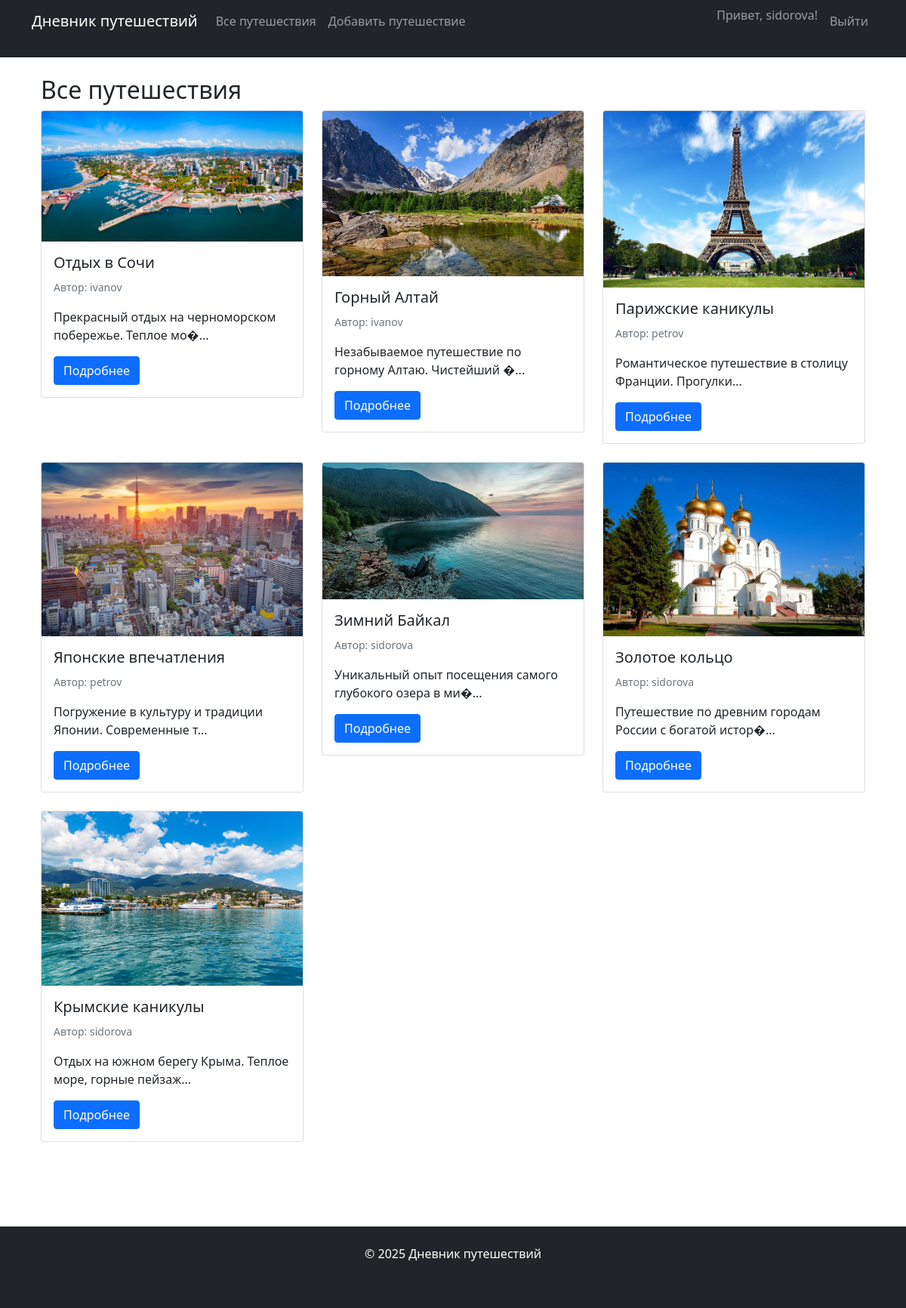
The app's page /view_trips.php (signed in) with its own data.
### tables this page shows
CREATE TABLE `trips` (
  `id` int(11) NOT NULL,
  `user_id` int(11) NOT NULL,
  `title` varchar(100) NOT NULL,
  `location` varchar(100) NOT NULL,
  `latitude` decimal(10,8) DEFAULT NULL,
  `longitude` decimal(11,8) DEFAULT NULL,
  `description` text NOT NULL,
  `cost` decimal(10,2) DEFAULT NULL,
  `heritage_sites` text DEFAULT NULL,
  `visit_places` text DEFAULT NULL,
  `comfort_rating` int(11) DEFAULT NULL,
  `image_path` varchar(255) DEFAULT NULL,
  `created_at` datetime DEFAULT current_timestamp()
);

CREATE TABLE `users` (
  `id` int(11) NOT NULL,
  `username` varchar(50) NOT NULL,
  `email` varchar(100) NOT NULL,
  `password` varchar(255) NOT NULL,
  `created_at` datetime DEFAULT current_timestamp()
);

### view_trips.php (the view, shortened to what this page needs)
<?php
require_once 'config/database.php';
require_once 'includes/header.php';
try {
    $stmt = $pdo->query("SELECT t.*, u.username FROM trips t JOIN users u ON t.user_id = u.id ORDER BY t.created_at DESC");
    $trips = $stmt->fetchAll();
} catch (PDOException $e) {
    die("Ошибка при получении путешествий: " . $e->getMessage());
}
?>
<div class="container">
    <h2>Все путешествия</h2>
    <?php if (empty($trips)): ?>
        <p>Пока нет ни одного путешествия.</p>
    <?php else: ?>
        <div class="row">
            <?php foreach ($trips as $trip): ?>
                <div class="col-md-4 mb-4">
                    <div class="card">
                        <?php if ($trip['image_path']): ?>
                            <img src="<?php echo htmlspecialchars($trip['image_path']); ?>" class="card-img-top" alt="<?php echo htmlspecialchars($trip['title']); ?>">
                        <?php endif; ?>
                        <div class="card-body">
                            <h5 class="card-title"><?php echo htmlspecialchars($trip['title']); ?></h5>
                            <p class="card-text"><small class="text-muted">Автор: <?php echo htmlspecialchars($trip['username']); ?></small></p>
                            <p class="card-text"><?php echo htmlspecialchars(substr($trip['description'], 0, 100)); ?>...</p>
                            <a href="trip_detail.php?id=<?php echo $trip['id']; ?>" class="btn btn-primary">Подробнее</a>
                        </div>
                    </div>
                </div>
            <?php endforeach; ?>
        </div>
    <?php endif; ?>
</div>
<?php require_once 'includes/footer.php'; ?>

### css/style.css (style rules this page uses)
html, body { height: 100%; margin: 0; }
body { display: flex; flex-direction: column; min-height: 100vh; }
.container { flex: 1 0 auto; padding-bottom: 20px; }

### records on screen
trips: image_path (picture), title "Отдых в Сочи", user.username "ivanov", description "Прекрасный отдых на черноморском побережье. Теплое мо�"
trips: image_path (picture), title "Горный Алтай", user.username "ivanov", description "Незабываемое путешествие по горному Алтаю. Чистейший �"
trips: image_path (picture), title "Парижские каникулы", user.username "petrov", description "Романтическое путешествие в столицу Франции. Прогулки"
trips: image_path (picture), title "Японские впечатления", user.username "petrov", description "Погружение в культуру и традиции Японии. Современные т"
trips: image_path (picture), title "Зимний Байкал", user.username "sidorova", description "Уникальный опыт посещения самого глубокого озера в ми�"
trips: image_path (picture), title "Золотое кольцо", user.username "sidorova", description "Путешествие по древним городам России с богатой истор�"
trips: image_path (picture), title "Крымские каникулы", user.username "sidorova", description "Отдых на южном берегу Крыма. Теплое море, горные пейзаж"

### other values on screen
$_SESSION['username'] "sidorova"
